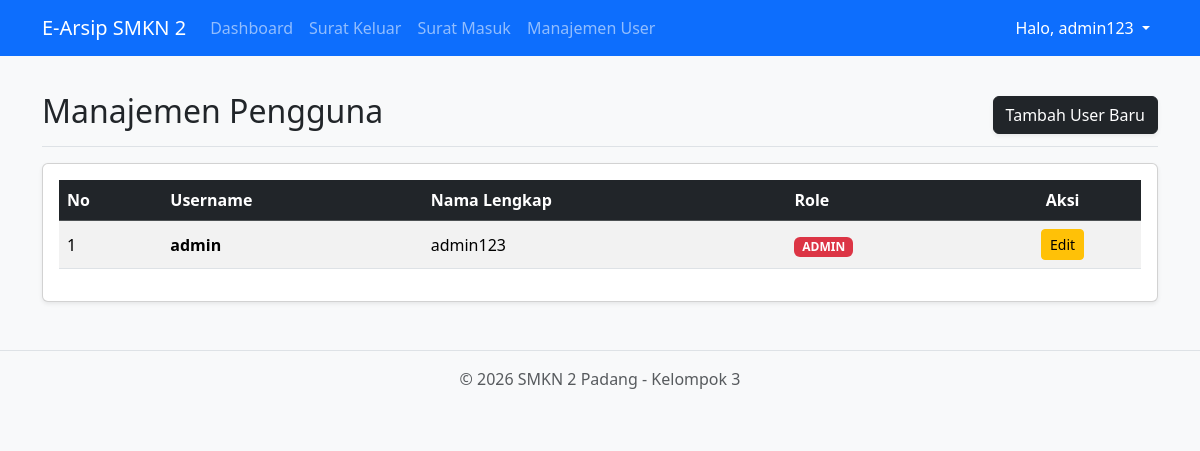
/modules/user/index.php (signed in), run on the app's committed database.
### tables this page shows
CREATE TABLE `users` (
  `id` int(11) NOT NULL,
  `username` varchar(50) NOT NULL,
  `password` varchar(255) NOT NULL,
  `nama_lengkap` varchar(100) DEFAULT NULL,
  `role` varchar(20) DEFAULT NULL
);

### modules/user/index.php (the view, shortened to what this page needs)
<?php
include '../../config/koneksi.php';
include '../../includes/header.php';
?>
<div class="d-flex justify-content-between flex-wrap flex-md-nowrap align-items-center pt-3 pb-2 mb-3 border-bottom">
    <h1 class="h2">Manajemen Pengguna</h1>
    <a href="tambah.php" class="btn btn-dark shadow-sm">
        <i class="bi bi-person-plus"></i> Tambah User Baru
    </a>
</div>
<div class="card shadow-sm">
    <div class="card-body">
        <div class="table-responsive">
            <table class="table table-striped table-hover align-middle">
                <thead class="table-dark">
                    <tr>
                        <th>No</th>
                        <th>Username</th>
                        <th>Nama Lengkap</th>
                        <th>Role</th>
                        <th class="text-center">Aksi</th>
                    </tr>
                </thead>
                <tbody>
                    <?php
                    $no = 1;
                    $query = mysqli_query($conn, "SELECT * FROM users ORDER BY id DESC");
                    while ($row = mysqli_fetch_assoc($query)) {
                        ?>
                        <tr>
                            <td><?= $no++; ?></td>
                            <td><strong><?= $row['username']; ?></strong></td>
                            <td><?= $row['nama_lengkap']; ?></td>
                            <td>
                                <span class="badge <?= $row['role'] == 'admin' ? 'bg-danger' : 'bg-primary'; ?>">
                                    <?= strtoupper($row['role']); ?>
                                </span>
                            </td>
                            <td class="text-center">
                                <div class="btn-group">
                                    <a href="edit.php?id=<?= $row['id']; ?>" class="btn btn-sm btn-warning">Edit</a>
                                </div>
                            </td>
                        </tr>
                        <?php
                    }
                    ?>
                </tbody>
            </table>
        </div>
    </div>
</div>
<?php include '../../includes/footer.php'; ?>

### includes/header.php (style rules this page uses)
body { background-color: #f8f9fa; }

### data on the page
users: username "admin", nama_lengkap "admin123", role "ADMIN"

### other printed values
$_SESSION['nama'] "admin123"
